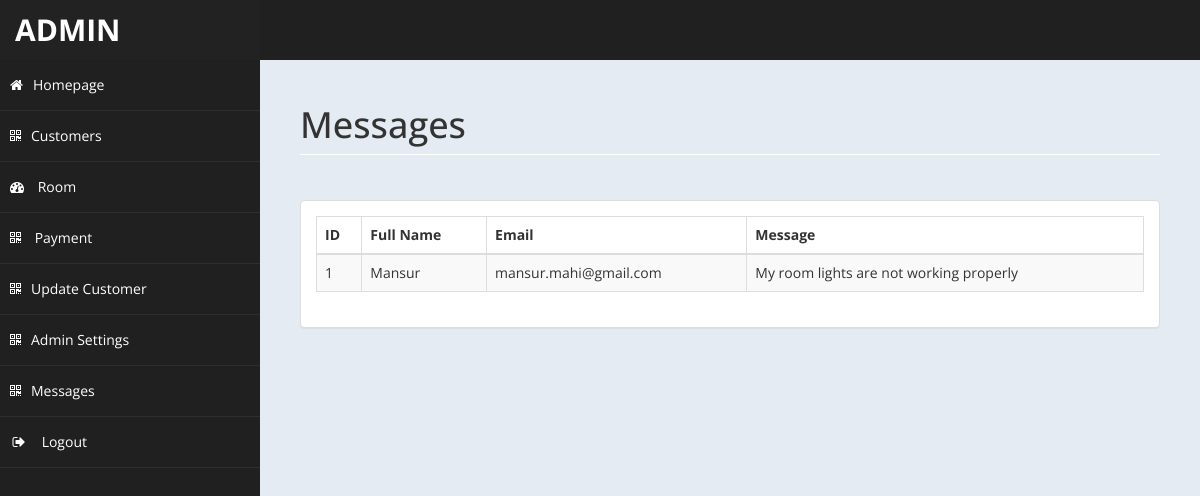
The app's page /admin/message.php (signed in) with its own data.
### tables this page shows
CREATE TABLE `messages` (
  `id` int(100) NOT NULL,
  `Fname` varchar(1000) NOT NULL,
  `Email` varchar(100) NOT NULL,
  `MessageBox` varchar(1000) NOT NULL
);

### admin/message.php (the view, shortened to what this page needs)
<!DOCTYPE html>
<html xmlns="http://www.w3.org/1999/xhtml">
<head>
    <link href="assets/css/bootstrap.css" rel="stylesheet" />
    <link href="assets/css/font-awesome.css" rel="stylesheet" />
    <link href="assets/css/custom-styles.css" rel="stylesheet" />
    <link href="assets/js/dataTables/dataTables.bootstrap.css" rel="stylesheet" />
</head>
<body>
<div id="wrapper">
<nav class="navbar navbar-default top-navbar" role="navigation">
            <div class="navbar-header">
                <a class="navbar-brand" href="home.php"><?php echo $_SESSION["user"]; ?> </a>
            </div>
        </nav>
        <nav class="navbar-default navbar-side" role="navigation">
        <div class="sidebar-collapse">
                <ul class="nav" id="main-menu">
                    <li>
                        <a  href="../index.php"><i class="fa fa-home"></i>Homepage</a>
                    </li>
                    <li>
                        <a class="active-menu" href="customer.php"><i class="fa fa-qrcode"></i>Customers</a>
                    </li>
                    <li>
                        <a href="roomdetails.php"><i class="fa fa-dashboard"></i> Room</a>
                    </li>
                    <li>
                        <a class="active-menu" href="payment.php"><i class="fa fa-qrcode"></i> Payment</a>
                    </li>
                    <li>
                        <a  href="updateuser.php"><i class="fa fa-qrcode"></i>Update Customer</a>
                    </li>
                    <li>
                        <a class="active-menu" href="usersetting.php"><i class="fa fa-qrcode"></i>Admin Settings</a>
                    </li>
                    <li>
                        <a class="active-menu" href="message.php"><i class="fa fa-qrcode"></i>Messages</a>
                    </li>
                    <li>
                        <a href="logout.php" ><i class="fa fa-sign-out fa-fw"></i> Logout</a>
                    </li>
            </div>
        </nav>
        <div id="page-wrapper" >
            <div id="page-inner">
			 <div class="row">
                    <div class="col-md-12">
                        <h1 class="page-header">
                            Messages <small></small>
                        </h1>
                    </div>
                </div>
                <div class="row">
                <div class="col-md-12">
                    <div class="panel panel-default">
                        <div class="panel-body">
                            <div class="table-responsive">
                                <table class="table table-striped table-bordered table-hover" id="dataTables-example">
                                    <thead>
                                        <tr>
                                            <th>ID</th>
											<th>Full Name</th>
                                            <th>Email</th>
                                            <th>Message</th>
                                        </tr>
                                    </thead>
                                    <tbody>
									<?php
										include ('db.php');
										$sql="select * from messages";
										$re = mysqli_query($con,$sql);
										while($row = mysqli_fetch_array($re))
										{
                                            echo"<tr class='gradeC'>
                                                <td>".$row['id']."</td>
                                                <td>".$row['Fname']."</td>
                                                <td>".$row['Email']."</td>
                                                <td>".$row['MessageBox']."</td>
                                                </tr>";
										}
									?>
                                    </tbody>
                                </table>
                            </div>
                        </div>
                    </div>
                </div>
            </div>
        </div>
</body>
</html>

### admin/assets/css/custom-styles.css (style rules this page uses)
body { font-family: 'Open Sans', sans-serif; }
#wrapper { width: 100%; background:#202020; }
#page-wrapper { padding: 15px 15px; min-height: 600px; background:#E5EBF2; }
#page-inner { width:100%; margin:10px 20px 10px 0px; background-color:transparent; padding:10px; min-height:1200px; }
h1, .h1, h2, .h2, h3, .h3 { margin-top: 7px; margin-bottom: -5px; }
.page-header { padding-bottom: 9px; margin: 10px 0 45px; border-bottom: 1px solid #ffffff; }
.top-navbar { margin:0px; }
.top-navbar .navbar-brand { color: #fff; width: 260px; text-align: left; height: 60px; font-size: 30px; font-weight: 700; text-transform: uppercase; line-height: 30px; }
.active-menu { background-color:#202020!important; }
.sidebar-collapse , .sidebar-collapse .nav { background:none; }
.sidebar-collapse .nav { padding:0; }
.sidebar-collapse .nav > li > a { color:#fff; background:transparent; text-shadow:none; }
.sidebar-collapse > .nav > li > a { padding:15px 10px; }
.sidebar-collapse > .nav > li { border-bottom: 1px solid rgba(107, 108, 109, 0.19); }
.navbar-side { border:none; background-color: transparent; }
.top-navbar { background:#202020; border-bottom:none; }
.navbar-default { border:0px solid black; }
.navbar-header { background: #222222; }
.nav > li > a > i { margin-right:10px; }
@media (min-width:768px) { #page-wrapper { margin: 0 0 0 260px; padding: 15px 30px; min-height: 1200px; } }
@media (min-width:768px) { .navbar-side { z-index: 1; position: absolute; width: 260px; } }
@media (min-width:768px) { .navbar { border-radius: 0px; } }

### records on screen
messages: id "1", Fname "Mansur", Email "mansur.mahi@gmail.com", MessageBox "My room lights are not working properly"

### other values on screen
$_SESSION["user"] "ADMIN"
